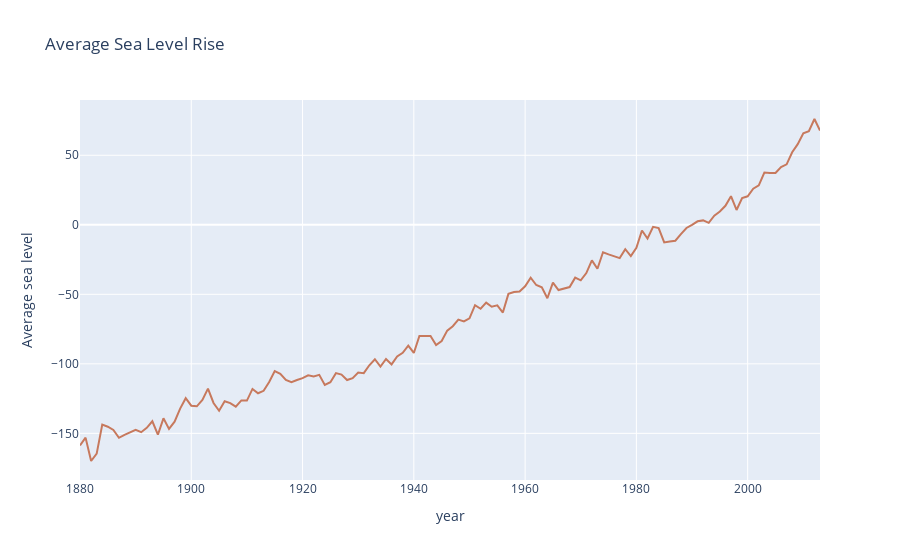

Source (notebook cell):
### Code cell
df['GMSL'].isnull().sum()
    df['Date'].isnull().sum()
    yearsFromDate = np.unique(df['Date'].apply(lambda x: x[:4]))
    mean_sea_level= []
    for year in yearsFromDate:
        mean_sea_level.append(df[df['Date'].apply(
                lambda x: x[:4]) == year]['GMSL'].mean())
     
    
    trace = go.Scatter(
        x = yearsFromDate, 
        y = mean_sea_level,
        name='Average Sea Level',
        line=dict(
                color='rgb(199, 121, 093)',
                )
        )
    data = [trace]
    layout = go.Layout(
            xaxis=dict(title='year'),
            yaxis=dict(title='Average sea level'),
            title='Average Sea Level Rise',
            showlegend = False)

    fig = go.Figure(data=data, layout=layout)
    py.iplot(fig)

### Figure 1 — Plotly figure (JSON) as saved in the notebook; plotly's stock layout.template omitted (floating-point values rounded to 4 significant figures; data arrays with more than 128 entries replaced by an {"elided": "..."} marker saying what was removed)
{"data": [{"line": {"color": "rgb(199, 121, 093)"}, "name": "Average Sea Level", "type": "scatter", "x": {"elided": "134 str values"}, "y": {"elided": "134 float values"}}], "layout": {"showlegend": false, "title": {"text": "Average Sea Level Rise"}, "xaxis": {"title": {"text": "year"}}, "yaxis": {"title": {"text": "Average sea level"}}}}
